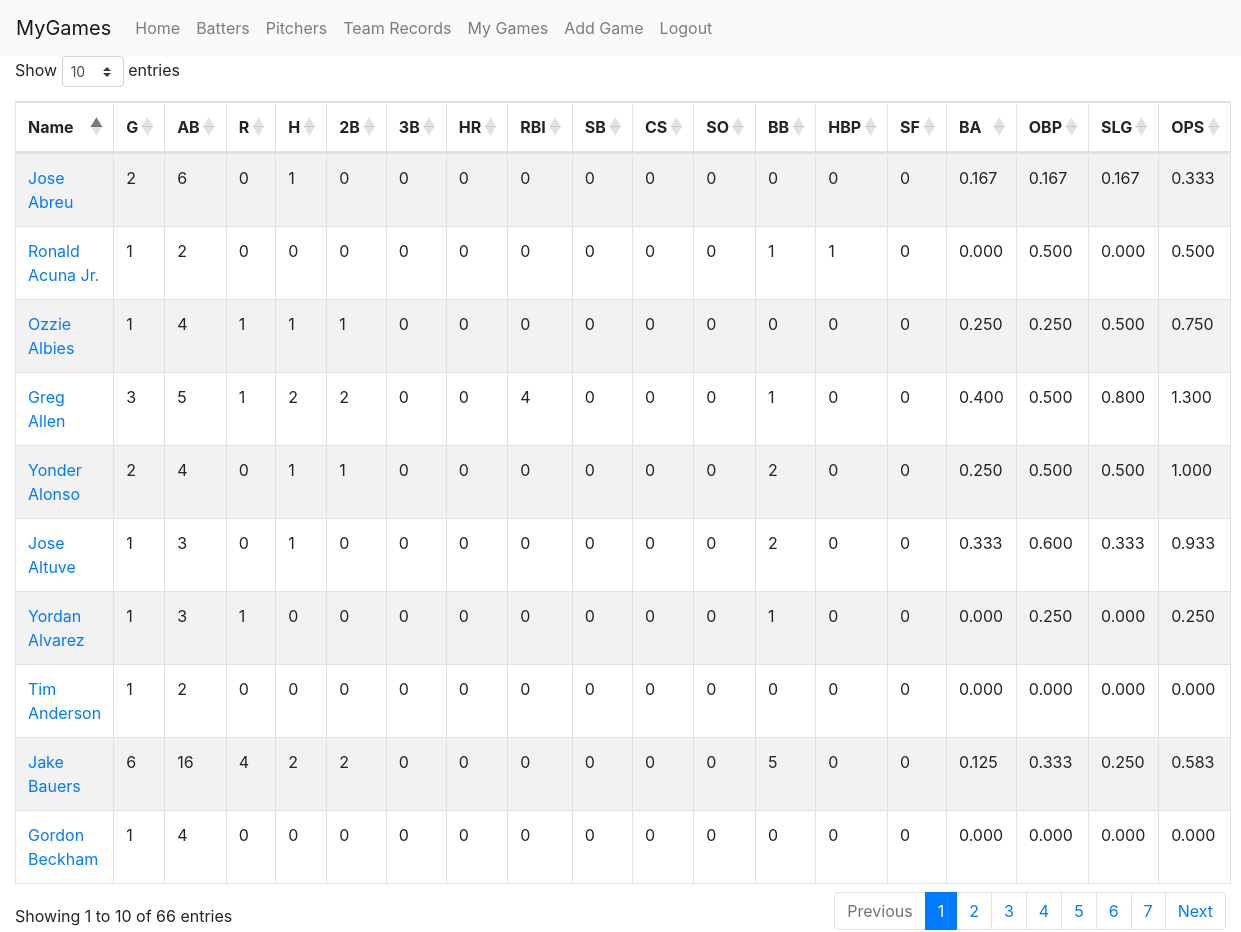
Page /batterstats (signed in) on the committed database.
### app/models.py (models this page shows)
class BatGame(db.Model):
	id = db.Column(db.Integer, primary_key=True)
	game_pk = db.Column(db.Integer, db.ForeignKey('game_data.game_pk'), index=True)
	batter_id = db.Column(db.Integer, db.ForeignKey('player_data.id'), index=True)
	ab = db.Column(db.Integer)
	r = db.Column(db.Integer)
	h = db.Column(db.Integer)
	doubles = db.Column(db.Integer)
	triples = db.Column(db.Integer)
	hr = db.Column(db.Integer)
	rbi = db.Column(db.Integer)
	sb = db.Column(db.Integer)
	cs = db.Column(db.Integer)
	k = db.Column(db.Integer)
	bb = db.Column(db.Integer)
	hbp = db.Column(db.Integer)
	sf = db.Column(db.Integer)

class PlayerData(db.Model):
	id = db.Column(db.Integer, primary_key=True)
	name = db.Column(db.String(64), index=True)
	sort_name = db.Column(db.String(64), index=True)

### app/routes.py (the view)
@app.route('/batterstats')
@login_required
def batter_stats():
	batters = dbhandler.get_cum_batter_stats(current_user.id)
	players = sorted(batters.items(), key=lambda x: x[1]['sortname'])
	return render_template('bat_stats.html', players=players)

### app/models.py (called while the page is built)
@login.user_loader
def load_user(id):
	return User.query.get(int(id))

### app/templates/bat_stats.html
{% extends "sort_table.html" %}
{% block app_content %}
<table id="batters"
	   class="table table-striped table-bordered sort-table"
	   data-order='[[0, "asc"]]'>
	<thead>
		<tr>
			<th>Name</th>
			<th>G</th>
			<th>AB</th>
			<th>R</th>
			<th>H</th>
			<th>2B</th>
			<th>3B</th>
			<th>HR</th>
			<th>RBI</th>
			<th>SB</th>
			<th>CS</th>
			<th>SO</th>
			<th>BB</th>
			<th>HBP</th>
			<th>SF</th>
			<th>BA</th>
			<th>OBP</th>
			<th>SLG</th>
			<th>OPS</th>
		</tr>
	</thead>
	<tbody>
		{% for player in players %}
		<tr>
			<td data-order="{{ player[1]['sortname'] }}">
				<a href="{{ url_for('batter_games', player_id=player[0]) }}">
					{{ player[1]['name'] }}
				</a>
			</td>
			<td>{{ player[1]['g'] }}</td>
			<td>{{ player[1]['ab'] }}</td>
			<td>{{ player[1]['r'] }}</td>
			<td>{{ player[1]['h'] }}</td>
			<td>{{ player[1]['2b'] }}</td>
			<td>{{ player[1]['3b'] }}</td>
			<td>{{ player[1]['hr'] }}</td>
			<td>{{ player[1]['rbi'] }}</td>
			<td>{{ player[1]['sb'] }}</td>
			<td>{{ player[1]['cs'] }}</td>
			<td>{{ player[1]['so'] }}</td>
			<td>{{ player[1]['bb'] }}</td>
			<td>{{ player[1]['hbp'] }}</td>
			<td>{{ player[1]['sf'] }}</td>
			<td {% if player[1]['ba'] == ".---" %} data-value="-1" {% endif %}>{{ player[1]['ba'] }}</td>
			<td {% if player[1]['obp'] == ".---" %} data-value="-1" {% endif %}>{{ player[1]['obp'] }}</td>
			<td {% if player[1]['slg'] == ".---" %} data-value="-1" {% endif %}>{{ player[1]['slg'] }}</td>
			<td {% if player[1]['ops'] == ".---" %} data-value="-1" {% endif %}>{{ player[1]['ops'] }}</td>
		</tr>
		{% endfor %}
	</tbody>
</table>
{% endblock app_content %}

### rows in the picture
BatGame: name "Jose Abreu", ab "2", player "6", player "0", h "1", player "0.167", player "0.333"
BatGame: name "Ronald Acuna Jr.", player "1", player "2", player "0", player "0.000", player "0.500"
BatGame: name "Ozzie Albies", player "1", ab "4", player "0", player "0.250", player "0.500", player "0.750"
BatGame: name "Greg Allen", player "3", player "5", player "1", rbi "2", player "0", player "4", player "0.400", player "0.500", player "0.800", player "1.300"
BatGame: name "Yonder Alonso", ab "2", player "4", player "0", player "1", player "0.250", player "0.500", player "1.000"
BatGame: name "Jose Altuve", h "1", ab "3", player "0", player "2", player "0.333", player "0.600", player "0.933"
BatGame: name "Yordan Alvarez", player "1", ab "3", player "0", player "0.000", player "0.250"
BatGame: name "Tim Anderson", k "1", ab "2", player "0", player "0.000"
BatGame: name "Jake Bauers", player "6", player "16", player "4", ab "2", player "0", player "5", player "0.125", player "0.333", player "0.250", player "0.583"
BatGame: name "Gordon Beckham", player "1", ab "4", player "0", player "0.000"
